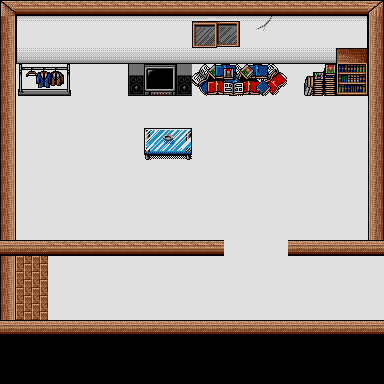

Below is a game level as drawn by its tile map, then a one-line description and the .tmx file that defines it, in full:
An orthogonal 24x24 tile map with 16x16 px tiles, 3 tile layers (background, road, walls).

<map version="1.2" tiledversion="1.3.4" orientation="orthogonal" renderorder="right-down" width="24" height="24" tilewidth="16" tileheight="16" infinite="0" nextlayerid="5" nextobjectid="1">
 <tileset firstgid="1" name="現代房間地圖" tilewidth="16" tileheight="16" tilecount="992" columns="16">
  <image source="現代房間地圖.png" width="256" height="1000" />
 </tileset>
 <layer id="3" name="background" width="24" height="24">
  <data encoding="csv">
196,196,196,196,196,196,196,196,196,196,196,196,196,196,196,196,196,196,196,196,196,196,196,196,
196,196,196,196,196,196,196,196,196,196,196,196,196,196,196,196,196,196,196,196,196,196,196,196,
196,196,196,196,196,196,196,196,196,196,196,196,196,196,196,196,196,196,196,196,196,196,196,196,
196,196,196,196,196,196,196,196,196,196,196,196,196,196,196,196,196,196,196,196,196,196,196,196,
196,196,196,196,196,196,196,196,196,196,196,196,196,196,196,196,196,196,196,196,196,196,196,196,
196,196,196,196,196,196,196,196,196,196,196,196,196,196,196,196,196,196,196,196,196,196,196,196,
196,196,196,196,196,196,196,196,196,196,196,196,196,196,196,196,196,196,196,196,196,196,196,196,
196,196,196,196,196,196,196,196,196,196,196,196,196,196,196,196,196,196,196,196,196,196,196,196,
196,196,196,196,196,196,196,196,196,196,196,196,196,196,196,196,196,196,196,196,196,196,196,196,
196,196,196,196,196,196,196,196,196,196,196,196,196,196,196,196,196,196,196,196,196,196,196,196,
196,196,196,196,196,196,196,196,196,196,196,196,196,196,196,196,196,196,196,196,196,196,196,196,
196,196,196,196,196,196,196,196,196,196,196,196,196,196,196,196,196,196,196,196,196,196,196,196,
196,196,196,196,196,196,196,196,196,196,196,196,196,196,196,196,196,196,196,196,196,196,196,196,
196,196,196,196,196,196,196,196,196,196,196,196,196,196,196,196,196,196,196,196,196,196,196,196,
196,196,196,196,196,196,196,196,196,196,196,196,196,196,196,196,196,196,196,196,196,196,196,196,
196,196,196,196,196,196,196,196,196,196,196,196,196,196,196,196,196,196,196,196,196,196,196,196,
196,196,196,196,196,196,196,196,196,196,196,196,196,196,196,196,196,196,196,196,196,196,196,196,
196,196,196,196,196,196,196,196,196,196,196,196,196,196,196,196,196,196,196,196,196,196,196,196,
196,196,196,196,196,196,196,196,196,196,196,196,196,196,196,196,196,196,196,196,196,196,196,196,
196,196,196,196,196,196,196,196,196,196,196,196,196,196,196,196,196,196,196,196,196,196,196,196,
196,196,196,196,196,196,196,196,196,196,196,196,196,196,196,196,196,196,196,196,196,196,196,196,
196,196,196,196,196,196,196,196,196,196,196,196,196,196,196,196,196,196,196,196,196,196,196,196,
196,196,196,196,196,196,196,196,196,196,196,196,196,196,196,196,196,196,196,196,196,196,196,196,
196,196,196,196,196,196,196,196,196,196,196,196,196,196,196,196,196,196,196,196,196,196,196,196
</data>
 </layer>
 <layer id="4" name="road" width="24" height="24">
  <data encoding="csv">
0,0,0,0,0,0,0,0,0,0,0,0,0,0,0,0,0,0,0,0,0,0,0,0,
0,0,0,0,0,0,0,0,0,0,0,0,0,0,0,0,0,0,0,0,0,0,0,0,
0,0,0,0,0,0,0,0,0,0,0,0,0,0,0,0,0,0,0,0,0,0,0,0,
0,0,0,0,0,0,0,0,0,0,0,0,0,0,0,0,0,0,0,0,0,0,0,0,
0,270,270,270,270,270,270,270,270,270,270,270,270,270,270,270,270,270,270,270,270,270,270,0,
0,270,270,270,270,270,270,270,270,270,270,270,270,270,270,270,270,270,270,270,270,270,270,0,
0,270,270,270,270,270,270,270,270,270,270,270,270,270,270,270,270,270,270,270,270,270,270,0,
0,270,270,270,270,270,270,270,270,270,270,270,270,270,270,270,270,270,270,270,270,270,270,0,
0,270,270,270,270,270,270,270,270,270,270,270,270,270,270,270,270,270,270,270,270,270,270,0,
0,270,270,270,270,270,270,270,270,270,270,270,270,270,270,270,270,270,270,270,270,270,270,0,
0,270,270,270,270,270,270,270,270,270,270,270,270,270,270,270,270,270,270,270,270,270,270,0,
0,270,270,270,270,270,270,270,270,270,270,270,270,270,270,270,270,270,270,270,270,270,270,0,
0,270,270,270,270,270,270,270,270,270,270,270,270,270,270,270,270,270,270,270,270,270,270,0,
0,270,270,270,270,270,270,270,270,270,270,270,270,270,270,270,270,270,270,270,270,270,270,0,
0,270,270,270,270,270,270,270,270,270,270,270,270,270,270,270,270,270,270,270,270,270,270,0,
110,110,110,110,110,110,110,110,110,110,110,110,110,110,110,110,110,110,110,110,110,110,110,110,
110,449,449,110,110,110,110,110,110,110,110,110,110,110,110,110,110,110,110,110,110,110,110,110,
110,449,449,110,110,110,110,110,110,110,110,110,110,110,110,110,110,110,110,110,110,110,110,110,
110,449,449,110,110,110,110,110,110,110,110,110,110,110,110,110,110,110,110,110,110,110,110,110,
110,449,449,110,110,110,110,110,110,110,110,110,110,110,110,110,110,110,110,110,110,110,110,110,
0,0,0,0,0,0,0,0,0,0,0,0,0,0,0,0,0,0,0,0,0,0,0,0,
0,0,0,0,0,0,0,0,0,0,0,0,0,0,0,0,0,0,0,0,0,0,0,0,
0,0,0,0,0,0,0,0,0,0,0,0,0,0,0,0,0,0,0,0,0,0,0,0,
0,0,0,0,0,0,0,0,0,0,0,0,0,0,0,0,0,0,0,0,0,0,0,0
</data>
 </layer>
 <layer id="1" name="walls" width="24" height="24">
  <data encoding="csv">
137,139,139,139,139,139,139,139,139,139,139,139,139,139,139,139,139,139,139,139,139,139,139,140,
205,81,91,91,91,91,91,91,82,83,84,85,86,87,88,89,90,91,91,91,91,91,92,208,
205,97,107,107,107,107,107,107,98,99,100,101,102,103,104,105,106,107,107,107,107,107,108,208,
205,113,123,123,123,123,123,123,114,115,116,117,118,119,120,121,122,123,123,123,123,225,226,208,
205,248,249,250,251,0,0,0,579,147,148,580,298,299,300,301,302,303,0,305,306,241,242,208,
205,264,265,266,267,0,0,0,595,163,164,596,314,315,316,317,318,319,0,321,322,257,258,208,
205,0,0,0,0,0,0,0,0,0,0,0,0,0,0,0,0,0,0,0,0,0,0,208,
205,0,0,0,0,0,0,0,0,0,0,0,0,0,0,0,0,0,0,0,0,0,0,208,
205,0,0,0,0,0,0,0,0,329,330,331,0,0,0,0,0,0,0,0,0,0,0,208,
205,0,0,0,0,0,0,0,0,345,346,347,0,0,0,0,0,0,0,0,0,0,0,208,
205,0,0,0,0,0,0,0,0,0,0,0,0,0,0,0,0,0,0,0,0,0,0,208,
205,0,0,0,0,0,0,0,0,0,0,0,0,0,0,0,0,0,0,0,0,0,0,208,
205,0,0,0,0,0,0,0,0,0,0,0,0,0,0,0,0,0,0,0,0,0,0,208,
205,0,0,0,0,0,0,0,0,0,0,0,0,0,0,0,0,0,0,0,0,0,0,208,
205,0,0,0,0,0,0,0,0,0,0,0,0,0,0,0,0,0,0,0,0,0,0,208,
78,78,78,75,75,75,75,75,75,75,75,75,72,72,0,0,0,0,78,78,78,78,78,78,
32,0,0,0,0,0,0,0,0,0,0,0,0,0,0,0,0,0,0,0,0,0,0,0,
32,0,0,0,0,0,0,0,0,0,0,0,0,0,0,0,0,0,0,0,0,0,0,0,
32,0,0,0,0,0,0,0,0,0,0,0,0,0,0,0,0,0,0,0,0,0,0,0,
32,0,0,0,0,0,0,0,0,0,0,0,0,0,0,0,0,0,0,0,0,0,0,0,
78,78,78,78,78,78,78,78,78,78,78,78,78,78,78,78,78,78,78,78,78,78,78,78,
0,0,0,0,0,0,0,0,0,0,0,0,0,0,0,0,0,0,0,0,0,0,0,0,
0,0,0,0,0,0,0,0,0,0,0,0,0,0,0,0,0,0,0,0,0,0,0,0,
0,0,0,0,0,0,0,0,0,0,0,0,0,0,0,0,0,0,0,0,0,0,0,0
</data>
 </layer>
</map>
